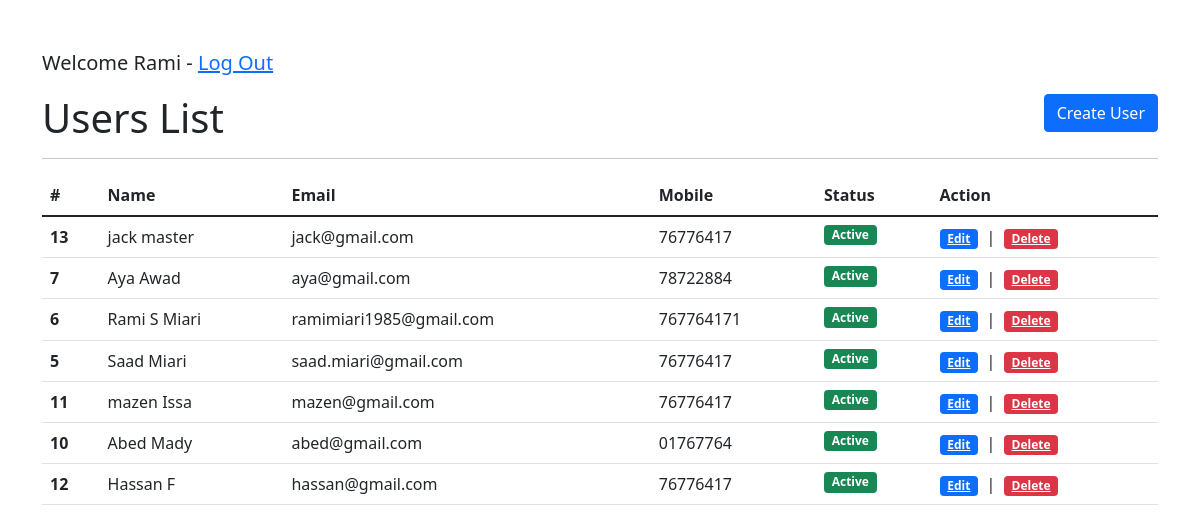
/users.php (signed in), run on the app's committed database.
### tables this page shows
CREATE TABLE IF NOT EXISTS `users` (
  `id_users` int(11) NOT NULL AUTO_INCREMENT,
  `first_name` varchar(255) DEFAULT NULL,
  `last_name` varchar(55) DEFAULT NULL,
  `email` varchar(50) DEFAULT NULL,
  `mobile` varchar(50) DEFAULT NULL,
  `status` tinyint(1) DEFAULT '0',
  `created_on` datetime DEFAULT NULL,
  `password` varchar(255) DEFAULT NULL,
  `role` enum('admin','client') DEFAULT 'client',
  `last_login` timestamp NULL DEFAULT NULL,
  `password2` varchar(64) DEFAULT NULL,
  PRIMARY KEY (`id_users`)
);

### functions.php (called while the page is built, shortened)
<?php
function getUsers($conn ){
$sql = "SELECT id_users, first_name, last_name, email, mobile, status, role, created_on FROM users ORDER BY created_on DESC";
$result = $conn->query($sql);
return $result;
}

### users.php (the view, shortened to what this page needs)
<?php
include 'functions.php';
$result = getUsers($conn);
?>
<!DOCTYPE html PUBLIC "-//W3C//DTD XHTML 1.0 Transitional//EN" "http://www.w3.org/TR/xhtml1/DTD/xhtml1-transitional.dtd">
<html xmlns="http://www.w3.org/1999/xhtml">
<head>
<link href="https://cdn.jsdelivr.net/npm/bootstrap@5.1.3/dist/css/bootstrap.min.css" rel="stylesheet">
</head>
<div class="container">
  <div class="row mt-5 mb-5">
    <div class="col">
<p class="lead">
  Welcome <?php echo $_SESSION["loged_in_name"]; ?> - <a href="actions.php?action=logout" >Log Out</a>
</p>
      <h1>Users List <?php if($_SESSION["loged_role"] == "admin"){ ?><a href="add_user.php" class="float-end btn btn-primary" >Create User</a><?php } ?></h1>
      <hr />
      <table class="table">
  <thead>
    <tr>
      <th scope="col">#</th>
      <th scope="col">Name</th>
      <th scope="col">Email</th>
      <th scope="col">Mobile</th>
      <th scope="col">Status</th>
      <th scope="col">Action</th>
    </tr>
  </thead>
  <tbody>
  <?php
  if ($result->num_rows > 0) {
  while($row = $result->fetch_assoc()) { ?>
    <tr>
      <th scope="row"><?php echo $row["id_users"]; ?></th>
      <td><?php echo $row["first_name"]." ".$row["last_name"]; ?></td>
      <td><?php echo $row["email"]; ?></td>
      <td><?php echo $row["mobile"]; ?></td>
      <td><?php echo ($row["status"] == 1) ? '<span class="badge bg-success">Active</span>' : '<span class="badge bg-danger">In Active</span>'; ?></td>
      <td>
      <?php
	  if($_SESSION["loged_role"] == "admin"){ ?>
      <a href="edit_user.php?id=<?php echo $row["id_users"]; ?>" class="badge bg-primary" >Edit</a>
      &nbsp;|&nbsp;
      <a onclick="if(confirm('Are you sure?')){ window.location = 'actions.php?action=delete&id=<?php echo $row["id_users"]; ?>'; }" class="badge bg-danger" style="cursor: pointer" >Delete</a>
      <?php } ?>
      </td>
    </tr>
  <?php }
  } ?>
  </tbody>
</table>
    </div>
  </div>
</div>
<body>
</body>
</html>

### data on the page
users: id_users "13", first_name "jack", last_name "master", email "jack@gmail.com", mobile "76776417", status "Active"
users: id_users "7", first_name "Aya Awad", email "aya@gmail.com", mobile "78722884", status "Active"
users: id_users "6", first_name "Rami", last_name "S Miari", email "ramimiari1985@gmail.com", mobile "767764171", status "Active"
users: id_users "5", first_name "Saad Miari", email "saad.miari@gmail.com", mobile "76776417", status "Active"
users: id_users "11", first_name "mazen", last_name "Issa", email "mazen@gmail.com", mobile "76776417", status "Active"
users: id_users "10", first_name "Abed", last_name "Mady", email "abed@gmail.com", mobile "01767764", status "Active"
users: id_users "12", first_name "Hassan", last_name "F", email "hassan@gmail.com", mobile "76776417", status "Active"

### other printed values
$_SESSION["loged_in_name"] "Rami"
